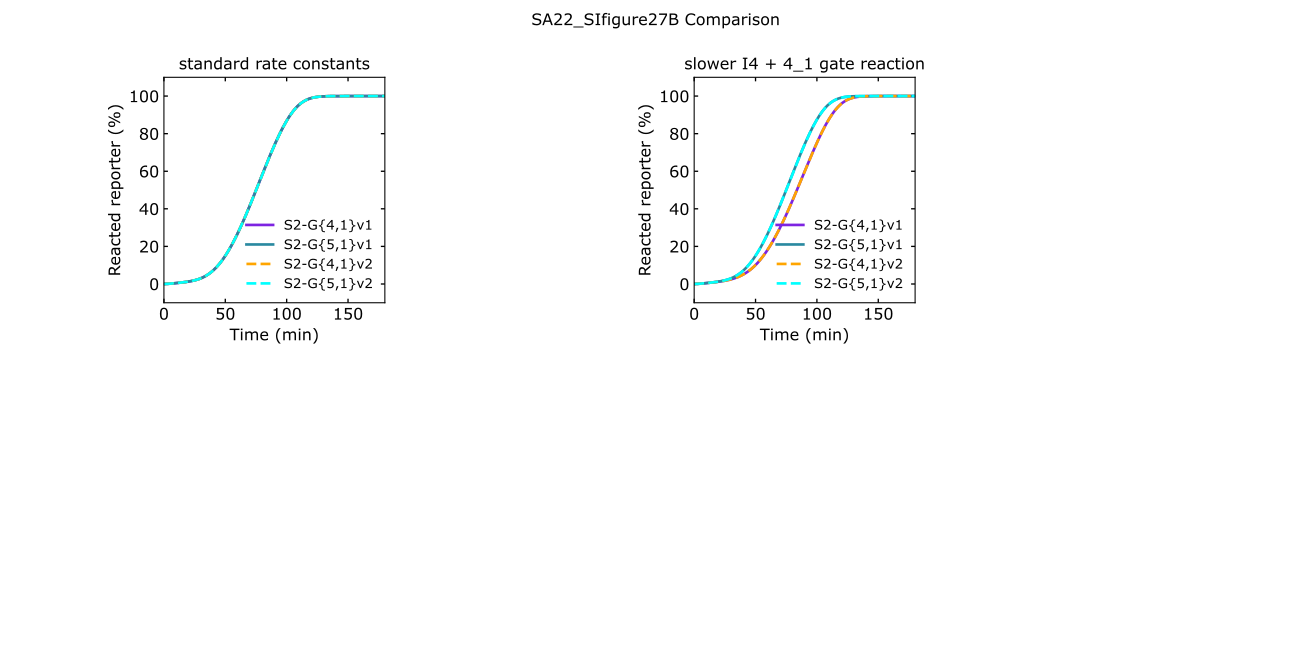

Python code for this plot:
# -*- coding: utf-8 -*-
"""
Created on Fri Jul  1 09:06:12 2022

@author: tnm12
"""

import numpy as np
import matplotlib.pyplot as plt
from matplotlib.ticker import MaxNLocator

import sys
import Simulator1 as RSDs #import simulator version 1

# slower rate constant for gates that take I4 as input
ksd4 = 4e2/1e9

# standard rate constants
ksd = 1e3/1e9 # 1/nM-s
kfsd = 1e3/1e9 # 1/nM-s
krev = 270/1e9 # 1/nM-s
kf_rep = 1e4/1e9 # 1/nM-s
kr_rep = 0*1e2/1e9 # 1/nM-s
kf_wta = 1e6/1e9 # 1/nM-s
kr_wta = 0.4 # 1/s
kRz = 0.25/60 # 1/s
kth = 1e5/1e9 # 1/nM-s
kd = 0
      
'''
##############################################################################
Simulations (standard rate constants)
##############################################################################
'''
csl = [[125/255,35/255,225/255],
       [42/255,137/255,160/255]]

t_sim = np.linspace(0,6,1001)*3600 # seconds

k_txn = 0.0075

con41 = [25,0]
IN4 = [50,0]
con51 = [0,25]
IN5 = [0,50]

model = RSDs.RSD_sim() # define the model instance

# specify DNA txn templates and reporters and concentrations

model.DNA_species('gate','1_2',temp_con=25)
model.DNA_species('reporter','REP2',temp_con=500)

plt.subplot(2,4,1)
for n in range(len(IN4)):
    model.DNA_species('gate','4_1',temp_con=con41[n])
    model.DNA_species('input','IN4',temp_con=IN4[n])
    model.DNA_species('gate','5_1',temp_con=con51[n])
    model.DNA_species('input','IN5',temp_con=IN5[n])
    
    # simulate the model
    model.simulate(t_sim,1,k_txn)
    
    # pull out the species from the model solution to plot
    REP = model.output_concentration['REP2']
    
    fs = 12
    
    plt.plot(model.sol.t/60,(1-REP/model.REP_con[1])*100,color=csl[n],linewidth=2,linestyle='-')

plt.xticks(fontsize=fs)
plt.yticks(fontsize=fs)
plt.ylim(-10,110)
plt.xlim(0,180)
ax1 = plt.gca()
ax1.xaxis.set_tick_params(which='both',size=3,width=1,direction='in',top='on')
#ax1.xaxis.set_major_locator(MaxNLocator(integer=True))
ax1.yaxis.set_tick_params(which='both',size=3,width=1,direction='in',right='on')
plt.xlabel('Time (min)',fontsize=fs)
plt.ylabel('Reacted reporter (%)',fontsize=fs)

'''
##############################################################################
Simulations (slower I4 + 4_1 gate reaction)
##############################################################################
'''

t_sim = np.linspace(0,6,1001)*3600 # seconds

con41 = [25,0]
IN4 = [50,0]
con51 = [0,25]
IN5 = [0,50]

model = RSDs.RSD_sim() # define the model instance

rte=[[k_txn],[ksd,ksd,ksd,ksd4,ksd],[kfsd],[krev,5/1e9,krev,krev,krev],[kf_rep],[kr_rep],[kf_wta],[kr_wta],[kRz],[kth],[kd]]

# specify DNA txn templates and reporters and concentrations

model.DNA_species('gate','1_2',temp_con=25)
model.DNA_species('reporter','REP2',temp_con=500)

plt.subplot(2,4,3)
for n in range(len(IN4)):
    model.DNA_species('gate','4_1',temp_con=con41[n])
    model.DNA_species('input','IN4',temp_con=IN4[n])
    model.DNA_species('gate','5_1',temp_con=con51[n])
    model.DNA_species('input','IN5',temp_con=IN5[n])
    
    # simulate the model
    model.simulate(t_sim,1,k_txn,rate_constants=rte)
    
    # pull out the species from the model solution to plot
    REP = model.output_concentration['REP2']
    
    fs = 12
    
    plt.plot(model.sol.t/60,(1-REP/model.REP_con[1])*100,color=csl[n],linewidth=2,linestyle='-')

plt.xticks(fontsize=fs)
plt.yticks(fontsize=fs)
plt.ylim(-10,110)
plt.xlim(0,180)
ax1 = plt.gca()
ax1.xaxis.set_tick_params(which='both',size=3,width=1,direction='in',top='on')
#ax1.xaxis.set_major_locator(MaxNLocator(integer=True))
ax1.yaxis.set_tick_params(which='both',size=3,width=1,direction='in',right='on')
plt.xlabel('Time (min)',fontsize=fs)
plt.ylabel('Reacted reporter (%)',fontsize=fs)




import Simulatorv2021 as RSDs #import simulator version 2.0.2.1

      
'''
##############################################################################
Simulations (standard rate constants)
##############################################################################
'''
csl = [[125/255,35/255,225/255],
       [42/255,137/255,160/255]]

color = ['orange','aqua']

t_sim = np.linspace(0,6,1001)*3600 # seconds

k_txn = 0.0075 #trancription rate

con41 = [25,0]
IN4 = [50,0]
con51 = [0,25]
IN5 = [0,50]
REP_con = 500

model = RSDs.RSD_sim(5) # define the model instance and # of domains

# initialize species involved in the reaction
model.molecular_species('g{1,2}',DNA_con=25)
model.molecular_species('rep{2}',DNA_con=REP_con)

plt.subplot(2,4,1)
for n in range(len(IN4)):
    model.molecular_species('g{4,1}',DNA_con=con41[n])
    model.molecular_species('in{4}',DNA_con=IN4[n])
    model.molecular_species('g{5,1}',DNA_con=con51[n])
    model.molecular_species('in{5}',DNA_con=IN5[n])
    
    model.global_rate_constants(ktxn=k_txn) #globally changes transcription rates
    
    # simulate the model (input is simulation time)
    model.simulate(t_sim,smethod='LSODA') #noticed slight instability with RK45 in this example
    
    # pull out the species from the model solution to plot
    S2 = model.output_concentration('S{2}')
    
    fs = 12
    
    plt.plot(model.t/60,(S2/REP_con)*100,color=color[n],linewidth=2,linestyle='--')

plt.xticks(fontsize=fs)
plt.yticks(fontsize=fs)
plt.ylim(-10,110)
plt.xlim(0,180)
ax1 = plt.gca()
ax1.xaxis.set_tick_params(which='both',size=3,width=1,direction='in',top='on')
#ax1.xaxis.set_major_locator(MaxNLocator(integer=True))
ax1.yaxis.set_tick_params(which='both',size=3,width=1,direction='in',right='on')
plt.xlabel('Time (min)',fontsize=fs)
plt.ylabel('Reacted reporter (%)',fontsize=fs)
plt.title('standard rate constants')
plt.legend(['S2-G{4,1}v1','S2-G{5,1}v1','S2-G{4,1}v2','S2-G{5,1}v2'],frameon=False)

'''
##############################################################################
Simulations (slower I4 + 4_1 gate reaction)
##############################################################################
'''

t_sim = np.linspace(0,6,1001)*3600 # seconds

con41 = [25,0]
IN4 = [50,0]
con51 = [0,25]
IN5 = [0,50]

model = RSDs.RSD_sim(5) # define the model instance and # of domains



# specify DNA txn templates and reporters and concentrations

model.molecular_species('g{1,2}',DNA_con=25,krev=5/1e9)
model.molecular_species('R{2}',DNA_con=REP_con)

plt.subplot(2,4,3)
for n in range(len(IN4)):
    model.molecular_species('g{4,1}',DNA_con=con41[n],krsd=ksd4)
    model.molecular_species('in{4}',DNA_con=IN4[n])
    model.molecular_species('g{5,1}',DNA_con=con51[n])
    model.molecular_species('in{5}',DNA_con=IN5[n])
    
    model.global_rate_constants(ktxn=k_txn) #globally changes transcription rates
    
    # simulate the model (input is simulation time)
    model.simulate(t_sim,smethod='LSODA') #noticed slight instability with RK45 in this example
    
    # pull out the species from the model solution to plot
    S2 = model.output_concentration('S{2}')
    
    fs = 12
    
    plt.plot(model.t/60,(S2/REP_con)*100,color=color[n],linewidth=2,linestyle='--')

plt.xticks(fontsize=fs)
plt.yticks(fontsize=fs)
plt.ylim(-10,110)
plt.xlim(0,180)
ax1 = plt.gca()
ax1.xaxis.set_tick_params(which='both',size=3,width=1,direction='in',top='on')
#ax1.xaxis.set_major_locator(MaxNLocator(integer=True))
ax1.yaxis.set_tick_params(which='both',size=3,width=1,direction='in',right='on')
plt.xlabel('Time (min)',fontsize=fs)
plt.ylabel('Reacted reporter (%)',fontsize=fs)
plt.title('slower I4 + 4_1 gate reaction',fontsize=fs)
plt.legend(['S2-G{4,1}v1','S2-G{5,1}v1','S2-G{4,1}v2','S2-G{5,1}v2'],frameon=False)

plt.suptitle('SA22_SIfigure27B Comparison')
